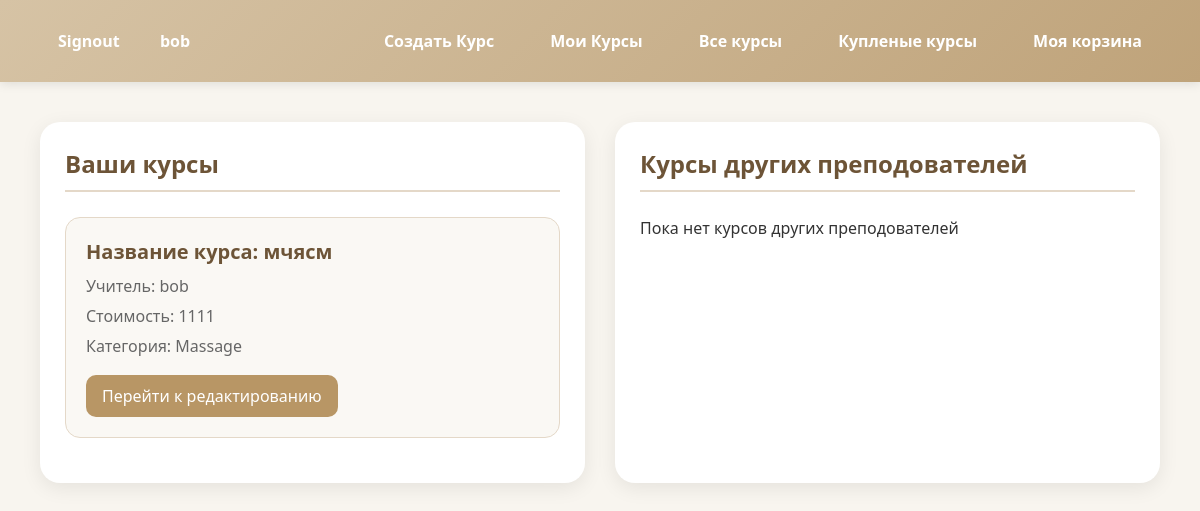
The app's page /courses/my_courses/ (signed in) with its own data.
### users/models.py (models this page shows)
class CustomerUser(AbstractUser):
    photo = models.ImageField(
        blank=True,
        null=True,
        help_text="Фото профиля (рекомендуемый размер 400x400)",
        upload_to='user_photos/',default="avatar.svg"
    )
    teacher = models.BooleanField(default=False,verbose_name='Вы хотите иметь возможность создавать курсы?')
    phone_number = models.CharField(max_length=32, blank=False, null=False)
    @property
    def is_teacher(self):
        return self.teacher
    def __str__(self):
        return self.username

### courses/models.py (models this page shows, shortened)
class Course(models.Model):
    title = models.CharField(max_length=150)
    teacher = models.ForeignKey(CustomerUser,on_delete=models.CASCADE,verbose_name="Учитель курса",related_name="owned_courses")
    extra_teachers = models.ManyToManyField(CustomerUser,related_name="extra_courses", verbose_name="Дополнительные учителя курса",blank=True)
    ready = models.BooleanField(default=False)
    price = models.PositiveBigIntegerField(default=0)
    category = models.ForeignKey(
        Category,
        on_delete=models.SET_NULL,
        null=True,
        blank=True)
    curent_slides = models.PositiveBigIntegerField(default=0)

class Category(models.Model):
    category_name = models.CharField(max_length=100)
    parent = models.ForeignKey(
        'self',
        on_delete=models.CASCADE,
        null=True,
        blank=True
    )
    def __str__(self):
        return self.category_name

### courses/views.py (the view)
# urls.py: path('my_courses/', my_courses,name='my_courses'),
@login_required(login_url='users:signup')
def my_courses(request):
    user = request.user
    extra_courses = user.extra_courses.all()
    courses = user.owned_courses.all()
    answers = Practice_answers.objects.filter(results = None)
    course_answers = {}
    for answer in answers:
        course_answers.setdefault(
            answer.practice.course.id,
            []
        ).append(answer)
    for course in courses:
        course.answers = course_answers.get(course.id, [])
    for course in extra_courses:
        course.answers = course_answers.get(course.id, [])
    if user.is_teacher:
        return render(request,'my_courses.html',{'courses':courses,'extra_courses':extra_courses})
    else:
        messages.error(request, 'У вас нет прав')
        return redirect('users:user_page')

### courses/templates/my_courses.html (shortened to what this page needs)
{% extends 'home.html' %}
{% load static %}
{% block content %}
    <div class="teacher-courses">
    <div class="main-box">
        <h2>Ваши курсы</h2>
     {% for course in courses %}
     <div class="main-course">
        <div class="course-title">Название курса: {{ course.title }}</div>
            <div class="course-teacher">Учитель: {{ course.teacher }}</div>
            <div class="course-price">Стоимость: {{ course.price }}</div>
            <div class="course-category">Категория: {{ course.category }}</div>
            <a href="{% url 'courses:course_main' course.id %}">Перейти к редактированию</a>
     </div>
    {% empty %}
        <div class="empty">Пока нет курсов</div>
    {% endfor %}
    </div>
    <div class="extra-box">
        <h2>Курсы других преподователей</h2>
     {% for course in extra_courses %}
   <div class="extra-course">
        <div class="course-title">Название курса: {{ course.title }}</div>
            <div class="course-teacher">Учитель: {{ course.teacher }}</div>
            <div class="course-price">Стоимость: {{ course.price }}</div>
            <div class="course-category">Категория: {{ course.category }}</div>
            <a href="{% url 'courses:course_main' course.id %}">Перейти к редактированию</a>
        {% if course.answers %}
        <h4>Ответы студентов</h4>
        {% for answer in course.answers %}
        <div class="student-question">
        <h5>Ответ ученика {{answer.student.username}} на практику {{answer.practice}}</h5>
        <a href="{% url 'courses:check_answer' answer.id %}">Проверить</a>
        </div>
        {% endfor %}
        {% endif %}
     </div>
    {% empty %}
        <div class="empty">Пока нет курсов других преподователей</div>
    {% endfor %}
    </div>
    </div>
{% endblock %}

### users/templates/home.html (shortened to what this page needs)
{% load static %}
<!DOCTYPE html>
<html lang="en">
<head>
    <link rel="stylesheet" href="{% static 'css/style.css' %}">
</head>
<body>
    <header>
        {% if request.user.is_authenticated %}
        <div class="user-link">
            <a href="{% url 'users:signout' %}">Signout</a>
            <a href="{% url 'users:user_page' %}">{{request.user.username}}</a>
        </div>
            {% if request.user.is_teacher %}
            <a href="{% url 'courses:create_course' %}">Создать Курс</a>
            <a href="{% url 'courses:my_courses' %}">Мои Курсы</a>
            {% endif %}
        <a href="{% url 'shop:all_courses' %}">Все курсы</a>
        <a href="{% url 'users:user_page' %}">Купленые курсы</a>
        <a href="{% url 'shop:my_cart' %}">Моя корзина</a>
        {% else %}
        <a href="{% url 'users:signup' %}">Зайти</a>
        <a href="{% url 'users:register' %}">Зарегестрироваться</a>
        {% endif %}
    </header>
    <main>
        {% block content %}
        {% endblock %}
    </main>
</body>
</html>

### users/static/css/style.css (style rules this page uses)
* { margin: 0; padding: 0; box-sizing: border-box; }
body { font-family: "Segoe UI", sans-serif; background: #f8f5ef; color: #333; min-height: 100vh; }
header { background: linear-gradient(135deg, #d6c3a5, #bfa37a); padding: 20px 40px; display: flex; gap: 20px; align-items: center; flex-wrap: wrap; box-shadow: 0 2px 10px rgba(0,0,0,0.1); }
header a { text-decoration: none; color: white; font-weight: 600; padding: 10px 18px; border-radius: 10px; transition: 0.3s; }
main { max-width: 1200px; margin: 40px auto; padding: 0 20px; }
.user-link { margin-right: auto; }
.course-title { font-size: 20px; font-weight: 700; color: #6d5437; margin-bottom: 8px; }
.course-teacher { color: #777; margin-bottom: 15px; }
.course-title { font-size: 20px; font-weight: 700; color: #6d5437; margin-bottom: 12px; }
.course-teacher, .course-price { margin-bottom: 10px; color: #555; }
.course-title { font-size: 20px; font-weight: 700; color: #6d5437; margin-bottom: 10px; }
.course-teacher { color: #666; margin-bottom: 15px; }
.teacher-courses { max-width: 1400px; margin: 40px auto; padding: 0 20px; display: grid; grid-template-columns: 1fr 1fr; gap: 30px; }
.main-box, .extra-box { background: white; border-radius: 20px; padding: 25px; box-shadow: 0 5px 20px rgba(0, 0, 0, .08); }
.main-box h2, .extra-box h2 { margin-bottom: 25px; padding-bottom: 10px; color: #6d5437; border-bottom: 2px solid #e4d8c8; }
.main-course, .extra-course { padding: 20px; margin-bottom: 20px; background: #faf8f4; border: 1px solid #e4d8c8; border-radius: 15px; }
.course-teacher, .course-price, .course-category { margin-bottom: 8px; color: #666; }
.main-course > a, .extra-course > a { display: inline-block; margin-top: 10px; padding: 10px 16px; text-decoration: none; color: white; background: #b89665; border-radius: 10px; transition: .3s; }

### records on screen
CustomerUser: user.username "bob"
Course: title "мчясм", teacher "bob", price "1111", category "Massage"
